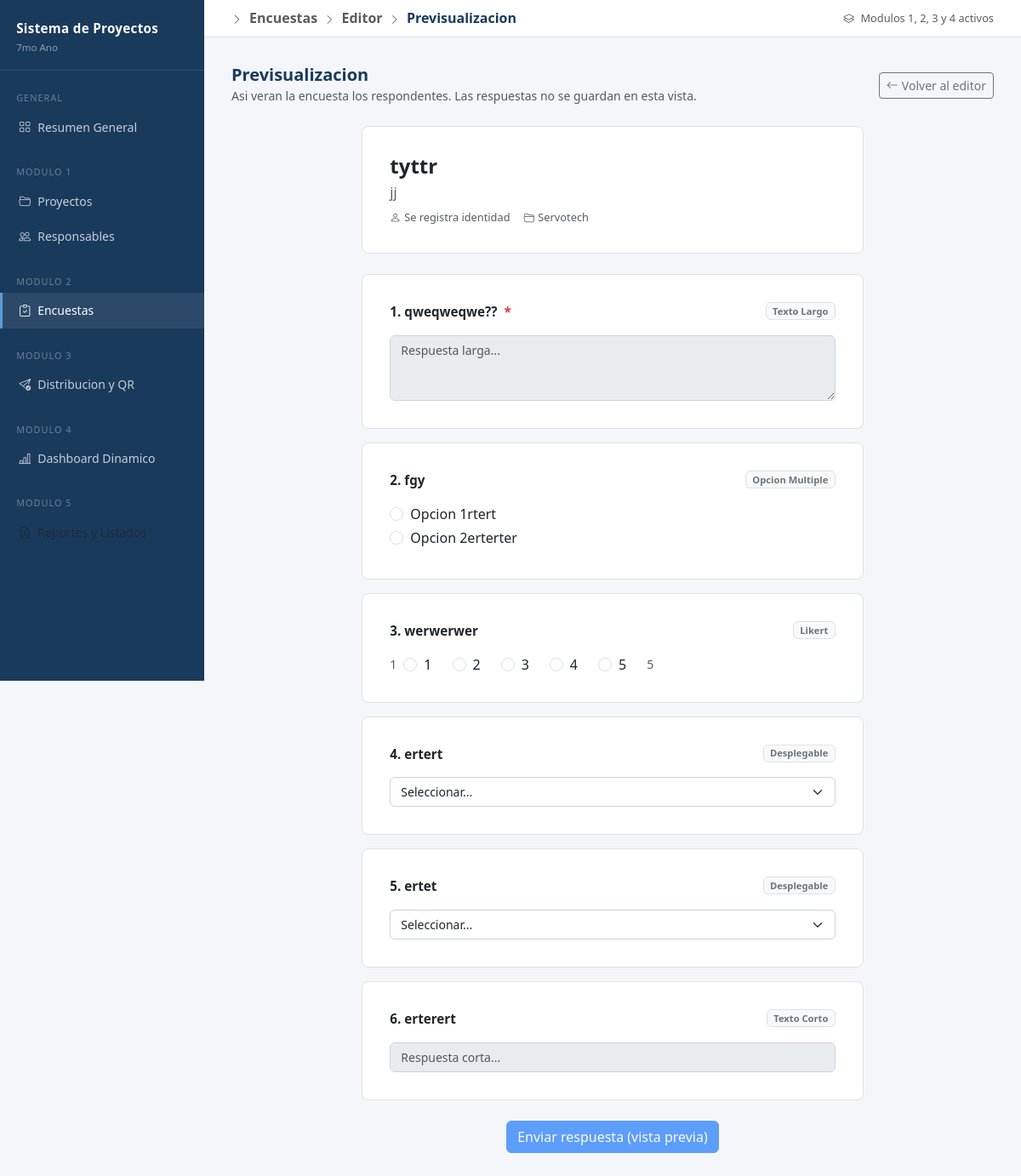
Screenshot of /encuestas/1/preview with the database file from the repository.
### models.py (models this page shows, shortened)
class Encuesta(db.Model):
    __tablename__ = "encuesta"
    id = db.Column(db.Integer, primary_key=True)
    titulo = db.Column(db.String(200), nullable=False)
    descripcion = db.Column(db.Text, nullable=True)
    proyecto_id = db.Column(db.Integer, db.ForeignKey("proyecto.id"), nullable=True)
    anonima = db.Column(db.Boolean, default=False, nullable=False)
    es_plantilla = db.Column(db.Boolean, default=False, nullable=False)
    nombre_plantilla = db.Column(db.String(100), nullable=True)
    estado = db.Column(db.String(20), nullable=False, default="borrador")
    created_at = db.Column(db.DateTime, default=datetime.utcnow)
    updated_at = db.Column(db.DateTime, default=datetime.utcnow, onupdate=datetime.utcnow)
    proyecto = db.relationship("Proyecto", backref="encuestas")
    preguntas = db.relationship(
        "Pregunta", backref="encuesta", lazy=True,
        cascade="all, delete-orphan", order_by="Pregunta.orden"
    )
    reglas = db.relationship(
        "ReglaCondicional", backref="encuesta", lazy=True,
        cascade="all, delete-orphan"
    )

class Proyecto(db.Model):
    __tablename__ = "proyecto"
    id = db.Column(db.Integer, primary_key=True)
    nombre = db.Column(db.String(150), nullable=False)
    descripcion = db.Column(db.Text, nullable=True)
    anio = db.Column(db.Integer, nullable=False)
    estado = db.Column(
        db.Enum("activo", "finalizado", "suspendido", name="estado_proyecto"),
        nullable=False,
        default="activo",
    )
    fecha_inicio = db.Column(db.Date, nullable=False)
    fecha_fin = db.Column(db.Date, nullable=True)
    responsable_id = db.Column(
        db.Integer, db.ForeignKey("responsable.id"), nullable=True
    )
    created_at = db.Column(db.DateTime, default=datetime.utcnow)
    updated_at = db.Column(
        db.DateTime, default=datetime.utcnow, onupdate=datetime.utcnow
    )
    responsables = db.relationship(
        "Responsable",
        secondary=proyecto_responsables,
        backref=db.backref("proyectos", lazy=True),
    )
    responsable = db.relationship("Responsable", foreign_keys=[responsable_id])

class Pregunta(db.Model):
    __tablename__ = "pregunta"
    id = db.Column(db.Integer, primary_key=True)
    encuesta_id = db.Column(db.Integer, db.ForeignKey("encuesta.id"), nullable=False)
    orden = db.Column(db.Integer, nullable=False, default=0)
    tipo = db.Column(db.String(30), nullable=False)
    texto = db.Column(db.Text, nullable=False)
    obligatoria = db.Column(db.Boolean, default=False, nullable=False)
    opciones_json = db.Column(db.Text, nullable=True)
    escala_min = db.Column(db.Integer, nullable=True, default=1)
    escala_max = db.Column(db.Integer, nullable=True, default=5)

### routes/encuestas.py (the view, shortened to what this page needs)
@bp.route("/<int:id>/preview")
def preview(id):
    encuesta = Encuesta.query.get_or_404(id)
    preguntas = Pregunta.query.filter_by(encuesta_id=id).order_by(Pregunta.orden).all()
    reglas = ReglaCondicional.query.filter_by(encuesta_id=id).all()
    reglas_json = []
    for p in preguntas:
        p.opciones_parsed = json.loads(p.opciones_json) if p.opciones_json else []
    return render_template(
        "encuestas/preview.html",
        encuesta=encuesta,
        preguntas=preguntas,
        reglas_json=json.dumps(reglas_json),
    )

### templates/encuestas/preview.html (shortened to what this page needs)
{% extends "base.html" %}
{% block breadcrumb %}
    <a href="{{ url_for('encuestas.listar') }}" class="text-decoration-none text-muted">Encuestas</a>
    <i class="bi bi-chevron-right mx-1 text-muted" style="font-size:0.75rem;"></i>
    <a href="{{ url_for('encuestas.editor', id=encuesta.id) }}" class="text-decoration-none text-muted">Editor</a>
    <i class="bi bi-chevron-right mx-1 text-muted" style="font-size:0.75rem;"></i>
    Previsualizacion
{% endblock %}
{% block content %}
<div class="d-flex justify-content-between align-items-center mb-4">
    <div>
        <h5 class="fw-bold mb-0" style="color:var(--color-primario);">Previsualizacion</h5>
        <small class="text-muted">Asi veran la encuesta los respondentes. Las respuestas no se guardan en esta vista.</small>
    </div>
    <a href="{{ url_for('encuestas.editor', id=encuesta.id) }}" class="btn btn-sm btn-outline-secondary">
        <i class="bi bi-arrow-left me-1"></i>Volver al editor
    </a>
</div>
<div class="row justify-content-center">
    <div class="col-md-8">
        <div class="detalle-card mb-4">
            <h4 class="fw-bold mb-1">{{ encuesta.titulo }}</h4>
            {% if encuesta.descripcion %}
            <p class="text-muted mb-2">{{ encuesta.descripcion }}</p>
            {% endif %}
            <div class="d-flex gap-3" style="font-size:0.8rem;">
                {% if encuesta.anonima %}
                <span class="text-success"><i class="bi bi-shield-check me-1"></i>Respuesta anonima</span>
                {% else %}
                <span class="text-muted"><i class="bi bi-person me-1"></i>Se registra identidad</span>
                {% endif %}
                {% if encuesta.proyecto %}
                <span class="text-muted"><i class="bi bi-folder2-open me-1"></i>{{ encuesta.proyecto.nombre }}</span>
                {% endif %}
            </div>
        </div>
        {% for p in preguntas %}
        <div class="detalle-card mb-3 pregunta-preview" id="preg-{{ p.id }}"
             style="{% if loop.index > 1 %}{% endif %}">
            <div class="d-flex justify-content-between align-items-start mb-3">
                <label class="fw-semibold mb-0" style="font-size:0.95rem;">
                    {{ loop.index }}. {{ p.texto or '(Sin texto)' }}
                    {% if p.obligatoria %}<span class="text-danger ms-1">*</span>{% endif %}
                </label>
                <span class="badge bg-light text-secondary border ms-2" style="font-size:0.7rem; white-space:nowrap;">
                    {{ p.tipo | replace('_', ' ') | title }}
                </span>
            </div>
            {% if p.tipo == 'texto_corto' %}
                <input type="text" class="form-control" placeholder="Respuesta corta..." disabled>
            {% elif p.tipo == 'texto_largo' %}
                <textarea class="form-control" rows="3" placeholder="Respuesta larga..." disabled></textarea>
            {% elif p.tipo == 'opcion_multiple' %}
                {% for op in p.opciones_parsed %}
                <div class="form-check mb-1">
                    <input class="form-check-input" type="radio" name="preg-{{ p.id }}"
                           value="{{ op }}" id="op-{{ p.id }}-{{ loop.index }}"
                           onchange="evaluarReglas({{ p.id }}, this.value)">
                    <label class="form-check-label" for="op-{{ p.id }}-{{ loop.index }}">{{ op }}</label>
                </div>
                {% endfor %}
            {% elif p.tipo == 'desplegable' %}
                <select class="form-select" onchange="evaluarReglas({{ p.id }}, this.value)">
                    <option value="">Seleccionar...</option>
                </select>
            {% elif p.tipo == 'likert' %}
                <div class="d-flex gap-2 flex-wrap align-items-center mt-2">
                    <small class="text-muted">{{ p.escala_min }}</small>
                    {% for i in range(p.escala_min, p.escala_max + 1) %}
                    <div class="form-check form-check-inline mb-0">
                        <input class="form-check-input" type="radio" name="likert-{{ p.id }}"
                               value="{{ i }}" id="lik-{{ p.id }}-{{ i }}"
                               onchange="evaluarReglas({{ p.id }}, this.value)">
                        <label class="form-check-label" for="lik-{{ p.id }}-{{ i }}">{{ i }}</label>
                    </div>
                    {% endfor %}
                    <small class="text-muted">{{ p.escala_max }}</small>
                </div>
            {% endif %}
        </div>
        {% endfor %}
        {% if not preguntas %}
        <div class="text-center py-5 text-muted">
            <i class="bi bi-clipboard" style="font-size:2.5rem;opacity:0.3;"></i>
            <p class="mt-2">Esta encuesta no tiene preguntas aun.</p>
            <a href="{{ url_for('encuestas.editor', id=encuesta.id) }}" class="btn btn-sm btn-primary">Ir al editor</a>
        </div>
        {% else %}
        <div class="text-center mt-4 mb-2">
            <button class="btn btn-primary" disabled>Enviar respuesta (vista previa)</button>
        </div>
        {% endif %}
    </div>
</div>
{% endblock %}

### static/css/custom.css (style rules this page uses)
:root { --color-primario: #1a3a5c; --color-secundario: #2c6fad; --color-acento: #e8f0fe; --color-texto: #212529; --color-borde: #dee2e6; }
body { font-family: "Segoe UI", system-ui, sans-serif; background-color: #f4f6f9; color: var(--color-texto); }
.form-control, .form-select { font-size: 0.875rem; border-color: #ced4da; }
.btn-primary { background-color: var(--color-secundario); border-color: var(--color-secundario); }
.detalle-card { background: #ffffff; border-radius: 8px; border: 1px solid var(--color-borde); padding: 2rem; }

### rows the page displays
Encuesta: titulo "tyttr", descripcion "jj"
Proyecto: proyecto.nombre "Servotech"
Pregunta: texto "qweqweqwe??", tipo "Texto Largo"
Pregunta: texto "fgy", tipo "Opcion Multiple", opciones_parsed "Opcion 1rtert" "Opcion 2erterter"
Pregunta: texto "werwerwer", tipo "Likert", escala_min "1", i "1" "2" "3" "4" "5", escala_max "5"
Pregunta: texto "ertert", tipo "Desplegable"
Pregunta: texto "ertet", tipo "Desplegable"
Pregunta: texto "erterert", tipo "Texto Corto"
